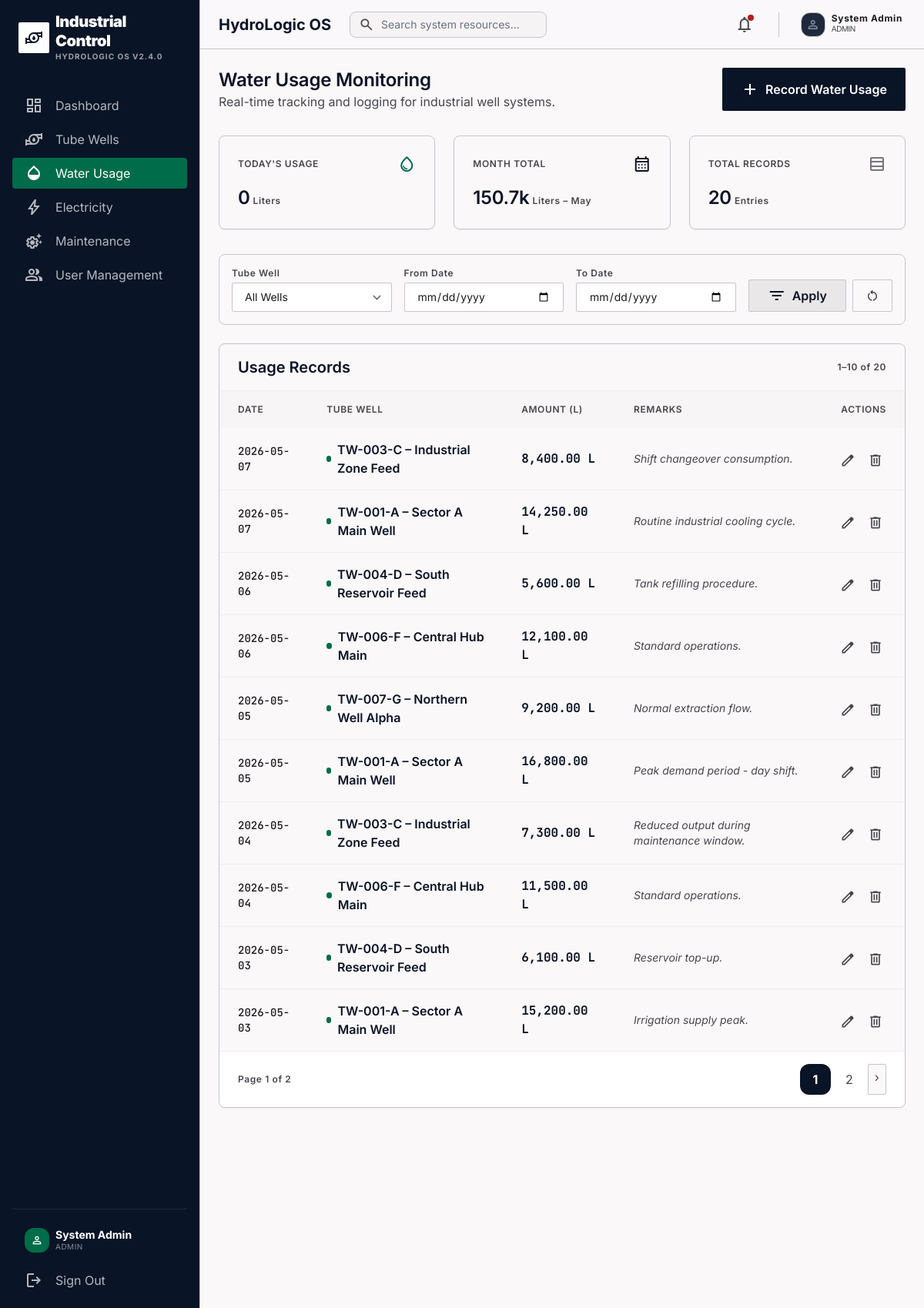
Page /admin/water_usage.php (signed in) on the committed database.
### tables this page shows
CREATE TABLE IF NOT EXISTS water_usage (
    id              INT AUTO_INCREMENT PRIMARY KEY,
    tube_well_id    INT             NOT NULL,
    usage_date      DATE            NOT NULL,
    water_amount    DECIMAL(12, 2)  NOT NULL,                      
    remarks         TEXT,
    recorded_by     INT,                                           
    created_at      TIMESTAMP       DEFAULT CURRENT_TIMESTAMP,
    updated_at      TIMESTAMP       DEFAULT CURRENT_TIMESTAMP ON UPDATE CURRENT_TIMESTAMP,
    FOREIGN KEY (tube_well_id) REFERENCES tube_wells(id) ON DELETE CASCADE,
    FOREIGN KEY (recorded_by)  REFERENCES users(id)      ON DELETE SET NULL
);

CREATE TABLE IF NOT EXISTS tube_wells (
    id                  INT AUTO_INCREMENT PRIMARY KEY,
    well_code           VARCHAR(30)     NOT NULL UNIQUE,           
    tube_well_name      VARCHAR(150)    NOT NULL,
    location            VARCHAR(255)    NOT NULL,
    installation_date   DATE            NOT NULL,
    status              ENUM('Active', 'Inactive', 'Under Maintenance') DEFAULT 'Active',
    description         TEXT,
    created_by          INT,                                       
    created_at          TIMESTAMP       DEFAULT CURRENT_TIMESTAMP,
    updated_at          TIMESTAMP       DEFAULT CURRENT_TIMESTAMP ON UPDATE CURRENT_TIMESTAMP,
    FOREIGN KEY (created_by) REFERENCES users(id) ON DELETE SET NULL
);

### admin/water_usage.php (the view, shortened to what this page needs)
<?php
require_once __DIR__ . '/../config/db_connect.php';
require_once __DIR__ . '/../includes/functions.php';
$filter_well  = (int)($_GET['well_id']    ?? 0);
$filter_from  = trim($_GET['date_from'] ?? '');
$filter_to    = trim($_GET['date_to']   ?? '');
$page_num     = max(1, (int)($_GET['page'] ?? 1));
$conditions = [];
$bind_types = '';
$bind_vals  = [];
$where_sql = $conditions ? ('WHERE ' . implode(' AND ', $conditions)) : '';
$r        = mysqli_query($conn, "SELECT COALESCE(SUM(water_amount),0) AS total FROM water_usage WHERE MONTH(usage_date)=MONTH(CURDATE())");
$month_total = mysqli_fetch_assoc($r)['total'] ?? 0;
$r        = mysqli_query($conn, "SELECT COALESCE(SUM(water_amount),0) AS total FROM water_usage WHERE usage_date = CURDATE()");
$today_total = mysqli_fetch_assoc($r)['total'] ?? 0;
$count_sql  = "SELECT COUNT(*) AS total FROM water_usage wu JOIN tube_wells tw ON tw.id=wu.tube_well_id $where_sql";
$count_stmt = mysqli_prepare($conn, $count_sql);
mysqli_stmt_execute($count_stmt);
$total_rows = mysqli_fetch_assoc(mysqli_stmt_get_result($count_stmt))['total'] ?? 0;
$pager  = paginate($total_rows, RECORDS_PER_PAGE, $page_num);
$offset = $pager['offset'];
$limit  = RECORDS_PER_PAGE;
$list_sql  = "SELECT wu.*, tw.tube_well_name, tw.well_code
              FROM water_usage wu JOIN tube_wells tw ON tw.id=wu.tube_well_id
              $where_sql ORDER BY wu.usage_date DESC, wu.id DESC LIMIT ? OFFSET ?";
$list_stmt = mysqli_prepare($conn, $list_sql);
$paged_types = $bind_types . 'ii';
$paged_vals  = array_merge($bind_vals, [$limit, $offset]);
mysqli_stmt_bind_param($list_stmt, $paged_types, ...$paged_vals);
mysqli_stmt_execute($list_stmt);
$records = mysqli_stmt_get_result($list_stmt);
$pagination_url = base_url('admin/water_usage.php') . '?well_id=' . $filter_well . '&date_from=' . urlencode($filter_from) . '&date_to=' . urlencode($filter_to) . '&page=';
require_once __DIR__ . '/../includes/header.php';
?>
<?php require_once __DIR__ . '/../includes/sidebar.php'; ?>
<main class="ml-sidebar-width min-h-screen flex flex-col">
    <?php require_once __DIR__ . '/../includes/topbar.php'; ?>
    <div class="p-lg flex-1">
        <div class="flex flex-col md:flex-row md:items-center justify-between mb-xl gap-md">
            <div>
                <h2 class="font-h2 text-h2 text-primary">Water Usage Monitoring</h2>
                <p class="text-on-surface-variant font-body-md">Real-time tracking and logging for industrial well systems.</p>
            </div>
            <button onclick="openModal('add-modal')"
                    class="flex items-center gap-sm bg-primary text-on-primary px-lg py-md rounded hover:opacity-90 transition-opacity shadow-sm">
                <span class="material-symbols-outlined">add</span>
                <span class="font-body-md font-semibold">Record Water Usage</span>
            </button>
        </div>
        <div class="grid grid-cols-1 md:grid-cols-3 gap-lg mb-xl">
            <div class="bg-surface border border-outline-variant p-lg rounded-xl shadow-sm">
                <div class="flex items-center justify-between mb-md">
                    <span class="text-label-sm font-label-sm text-on-surface-variant uppercase">Today's Usage</span>
                    <span class="material-symbols-outlined text-secondary">water_drop</span>
                </div>
                <div class="flex items-baseline gap-xs">
                    <span class="text-h2 font-h2 text-primary"><?= number_format($today_total, 0) ?></span>
                    <span class="text-label-sm font-label-sm text-on-surface-variant">Liters</span>
                </div>
            </div>
            <div class="bg-surface border border-outline-variant p-lg rounded-xl shadow-sm">
                <div class="flex items-center justify-between mb-md">
                    <span class="text-label-sm font-label-sm text-on-surface-variant uppercase">Month Total</span>
                    <span class="material-symbols-outlined text-primary">calendar_month</span>
                </div>
                <div class="flex items-baseline gap-xs">
                    <span class="text-h2 font-h2 text-primary"><?= number_format($month_total / 1000, 1) ?>k</span>
                    <span class="text-label-sm font-label-sm text-on-surface-variant">Liters – <?= date('F') ?></span>
                </div>
            </div>
            <div class="bg-surface border border-outline-variant p-lg rounded-xl shadow-sm">
                <div class="flex items-center justify-between mb-md">
                    <span class="text-label-sm font-label-sm text-on-surface-variant uppercase">Total Records</span>
                    <span class="material-symbols-outlined text-outline">table_rows</span>
                </div>
                <div class="flex items-baseline gap-xs">
                    <span class="text-h2 font-h2 text-primary"><?= $total_rows ?></span>
                    <span class="text-label-sm font-label-sm text-on-surface-variant">Entries</span>
                </div>
            </div>
        </div>
        <form method="GET" action="" class="bg-surface border border-outline-variant p-md rounded-xl mb-lg flex flex-wrap items-end gap-md">
            <div class="flex-1 min-w-[180px]">
                <label class="block text-label-sm font-label-sm text-on-surface-variant mb-xs">Tube Well</label>
                <select name="well_id" class="w-full border border-outline-variant rounded bg-surface-container-lowest px-md py-sm text-body-md focus:ring-2 focus:ring-primary/20 outline-none">
                    <option value="0">All Wells</option>
                </select>
            </div>
            <div class="flex-1 min-w-[150px]">
                <label class="block text-label-sm font-label-sm text-on-surface-variant mb-xs">From Date</label>
                <input type="date" name="date_from" value="<?= sanitize($filter_from) ?>"
                       class="w-full border border-outline-variant rounded bg-surface-container-lowest px-md py-sm text-body-md focus:ring-2 focus:ring-primary/20 outline-none">
            </div>
            <div class="flex-1 min-w-[150px]">
                <label class="block text-label-sm font-label-sm text-on-surface-variant mb-xs">To Date</label>
                <input type="date" name="date_to" value="<?= sanitize($filter_to) ?>"
                       class="w-full border border-outline-variant rounded bg-surface-container-lowest px-md py-sm text-body-md focus:ring-2 focus:ring-primary/20 outline-none">
            </div>
            <div class="flex-shrink-0 flex gap-sm">
                <button type="submit" class="bg-surface-container-high text-primary px-lg py-sm rounded border border-outline-variant hover:bg-surface-container-highest transition-colors flex items-center gap-sm">
                    <span class="material-symbols-outlined">filter_list</span>
                    <span class="font-body-md font-semibold">Apply</span>
                </button>
                <a href="<?= base_url('admin/water_usage.php') ?>" class="bg-surface text-on-surface-variant px-md py-sm rounded border border-outline-variant hover:bg-surface-container-low transition-colors flex items-center">
                    <span class="material-symbols-outlined text-[18px]">restart_alt</span>
                </a>
            </div>
        </form>
        <div class="bg-surface border border-outline-variant rounded-xl overflow-hidden shadow-sm">
            <div class="px-lg py-md border-b border-surface-container flex items-center justify-between">
                <h3 class="font-h3 text-h3 text-primary">Usage Records</h3>
                <span class="text-label-sm font-label-sm text-on-surface-variant">
                    <?= $pager['offset'] + 1 ?>–<?= min($pager['offset'] + RECORDS_PER_PAGE, $total_rows) ?> of <?= $total_rows ?>
                </span>
            </div>
            <div class="overflow-x-auto">
                <table class="w-full text-left border-collapse">
                    <thead>
                        <tr class="bg-surface-container-low/50">
                            <th class="px-lg py-md text-label-sm font-label-sm text-on-surface-variant uppercase tracking-wider">Date</th>
                            <th class="px-lg py-md text-label-sm font-label-sm text-on-surface-variant uppercase tracking-wider">Tube Well</th>
                            <th class="px-lg py-md text-label-sm font-label-sm text-on-surface-variant uppercase tracking-wider">Amount (L)</th>
                            <th class="px-lg py-md text-label-sm font-label-sm text-on-surface-variant uppercase tracking-wider">Remarks</th>
                            <th class="px-lg py-md text-label-sm font-label-sm text-on-surface-variant uppercase tracking-wider text-right">Actions</th>
                        </tr>
                    </thead>
                    <tbody class="divide-y divide-surface-container">
                        <?php if (mysqli_num_rows($records) === 0): ?>
                        <tr>
                            <td colspan="5" class="px-lg py-xl text-center text-on-surface-variant">
                                <span class="material-symbols-outlined text-[40px] block mb-sm text-outline">opacity</span>
                                No records found for the selected filters.
                            </td>
                        </tr>
                        <?php else: ?>
                        <?php while ($rec = mysqli_fetch_assoc($records)): ?>
                        <tr class="hover:bg-surface-container-lowest transition-colors">
                            <td class="px-lg py-md font-data-mono text-data-mono"><?= date('Y-m-d', strtotime($rec['usage_date'])) ?></td>
                            <td class="px-lg py-md">
                                <div class="flex items-center gap-sm">
                                    <div class="w-2 h-2 rounded-full bg-secondary"></div>
                                    <span class="font-body-md font-semibold text-primary"><?= sanitize($rec['well_code']) ?> – <?= sanitize($rec['tube_well_name']) ?></span>
                                </div>
                            </td>
                            <td class="px-lg py-md font-data-mono text-primary font-bold"><?= number_format($rec['water_amount'], 2) ?> L</td>
                            <td class="px-lg py-md text-body-md text-on-surface-variant italic"><?= sanitize($rec['remarks'] ?? '—') ?></td>
                            <td class="px-lg py-md text-right">
                                <div class="flex items-center justify-end gap-sm">
                                    <button title="Edit" onclick="openEditModal(<?= htmlspecialchars(json_encode($rec), ENT_QUOTES) ?>)"
                                            class="p-xs hover:bg-surface-container-high rounded text-on-surface-variant transition-colors">
                                        <span class="material-symbols-outlined text-[20px]">edit</span>
                                    </button>
                                    <form method="POST" action="" onsubmit="return confirm('Delete this record?');">
                                        <button type="submit" title="Delete"
                                                class="p-xs hover:bg-error-container hover:text-error rounded text-on-surface-variant transition-colors">
                                            <span class="material-symbols-outlined text-[20px]">delete</span>
                                        </button>
                                    </form>
                                </div>
                            </td>
                        </tr>
                        <?php endwhile; ?>
                        <?php endif; ?>
                    </tbody>
                </table>
            </div>
            <div class="px-lg py-md bg-surface-container-lowest border-t border-surface-container flex items-center justify-between">
                <span class="text-label-sm text-on-surface-variant">Page <?= $pager['current_page'] ?> of <?= $pager['total_pages'] ?></span>
                <div class="flex gap-xs">
                    <?= render_pagination($pager, $pagination_url) ?>
                    <?php if ($pager['current_page'] < $pager['total_pages']): ?>
                    <a href="<?= $pagination_url . ($pager['current_page']+1) ?>" class="px-sm py-xs border border-outline-variant rounded bg-surface font-body-md text-on-surface-variant hover:bg-surface-container-low">›</a>
                    <?php endif; ?>
                </div>
            </div>
        </div>
    </div>
    <?php require_once __DIR__ . '/../includes/footer.php'; ?>

### includes/header.php (style rules this page uses)
.material-symbols-outlined { font-variation-settings: 'FILL' 0, 'wght' 400, 'GRAD' 0, 'opsz' 24; vertical-align: middle; }
body { font-family: 'Inter', sans-serif; }
main { animation: fadeIn 0.2s ease-in-out; }

### rows in the picture
water_usage: usage_date "2026-05-07", tube_well.well_code "TW-003-C", tube_well.tube_well_name "Industrial Zone Feed", water_amount "8,400.00", remarks "Shift changeover consumption."
water_usage: usage_date "2026-05-07", tube_well.well_code "TW-001-A", tube_well.tube_well_name "Sector A Main Well", water_amount "14,250.00", remarks "Routine industrial cooling cycle."
water_usage: usage_date "2026-05-06", tube_well.well_code "TW-004-D", tube_well.tube_well_name "South Reservoir Feed", water_amount "5,600.00", remarks "Tank refilling procedure."
water_usage: usage_date "2026-05-06", tube_well.well_code "TW-006-F", tube_well.tube_well_name "Central Hub Main", water_amount "12,100.00", remarks "Standard operations."
water_usage: usage_date "2026-05-05", tube_well.well_code "TW-007-G", tube_well.tube_well_name "Northern Well Alpha", water_amount "9,200.00", remarks "Normal extraction flow."
water_usage: usage_date "2026-05-05", tube_well.well_code "TW-001-A", tube_well.tube_well_name "Sector A Main Well", water_amount "16,800.00", remarks "Peak demand period - day shift."
water_usage: usage_date "2026-05-04", tube_well.well_code "TW-003-C", tube_well.tube_well_name "Industrial Zone Feed", water_amount "7,300.00", remarks "Reduced output during maintenance window."
water_usage: usage_date "2026-05-04", tube_well.well_code "TW-006-F", tube_well.tube_well_name "Central Hub Main", water_amount "11,500.00", remarks "Standard operations."
water_usage: usage_date "2026-05-03", tube_well.well_code "TW-004-D", tube_well.tube_well_name "South Reservoir Feed", water_amount "6,100.00", remarks "Reservoir top-up."
water_usage: usage_date "2026-05-03", tube_well.well_code "TW-001-A", tube_well.tube_well_name "Sector A Main Well", water_amount "15,200.00", remarks "Irrigation supply peak."

### other values in the picture
APP_NAME "HYDROLOGIC OS"
APP_VERSION "V2.4.0"
$item['label'] "Dashboard"
$item['label'] "Tube Wells"
$item['label'] "Water Usage"
$item['label'] "Electricity"
$item['label'] "Maintenance"
$item['label'] "User Management"
current_user_name() "System Admin"
$role "ADMIN"
APP_NAME "HydroLogic OS"
current_role() "ADMIN"
$today_total "0"
$month_total / 1000 "150.7"
$total_rows "20"
